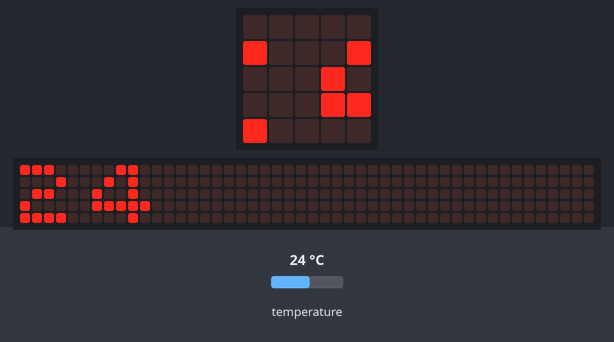
Bench run of a program on a simulated BBC micro:bit (MakeCode). On the bench: the board's 5×5 LED display, a strip that is not on the board, showing the scrolling text unrolled. The test bench sets the inputs (shaded band); at power-on: temperature 24 °C. The 48×5 strip is a reading aid, not a part: it shows the text the display is scrolling, unrolled, one strip-width of it at a time.

Above: at 1.27 s.
1.3 s: temperature set to 25.4 °C
At 5.3 s:
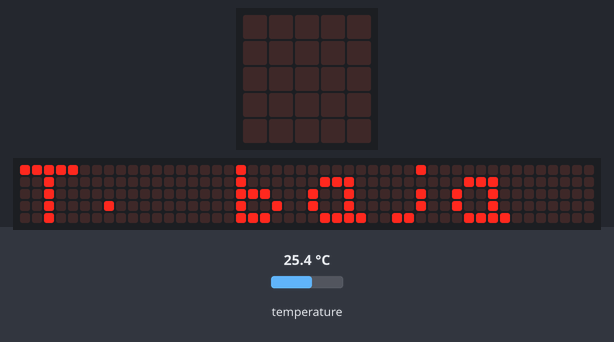
6.7 s: temperature set to 26.7 °C
At 10.59 s:
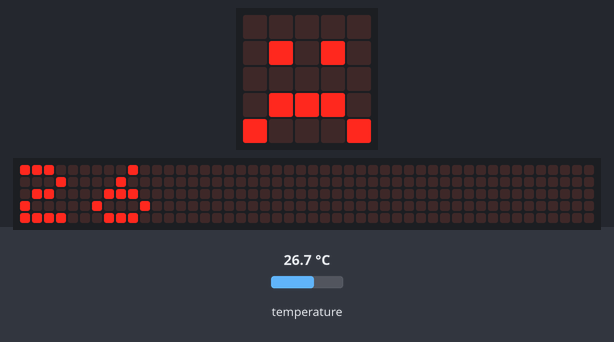
14.8 s: temperature set to 41 °C
At 25.4 s:
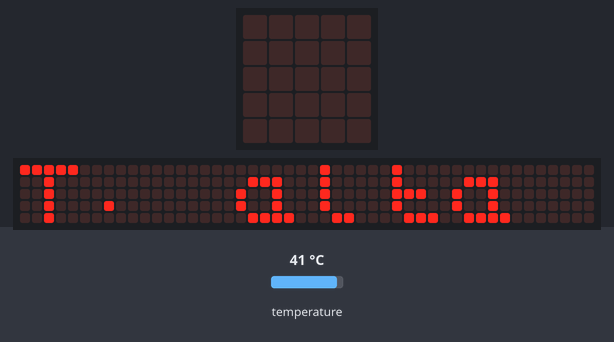

The program:

main.ts
```typescript
basic.forever(function () {
    basic.showNumber(input.temperature())
    while (input.temperature() >= 26 && input.temperature() <= 34) {
        basic.showString("T. normal")
        basic.showIcon(IconNames.Happy)
    }
    while (input.temperature() < 26) {
        basic.showString("T. baja")
        basic.showIcon(IconNames.Sad)
    }
    while (input.temperature() > 34) {
        basic.showString("T. alta")
        basic.showIcon(IconNames.Sad)
    }
})
```

test.ts
```typescript
// aquí va el archivo "tests"; esto no se compilará cuando este paquete se utilice como una extensión.
```

Measured:
- the behaviour switches between 25.9 and 26 °C on temperature (found by bisection; images 1 and 2)
- after the input at 6.7 s, the display: first differs from a run without the input after 3.8 s (image 2)
- after the input at 14.8 s, the display: first differs from a run without the input after 8.0 s (image 3 shows a later state)
- what the display in image 1 shows lasts 0.9 s, from 4.7 s to 5.6 s
